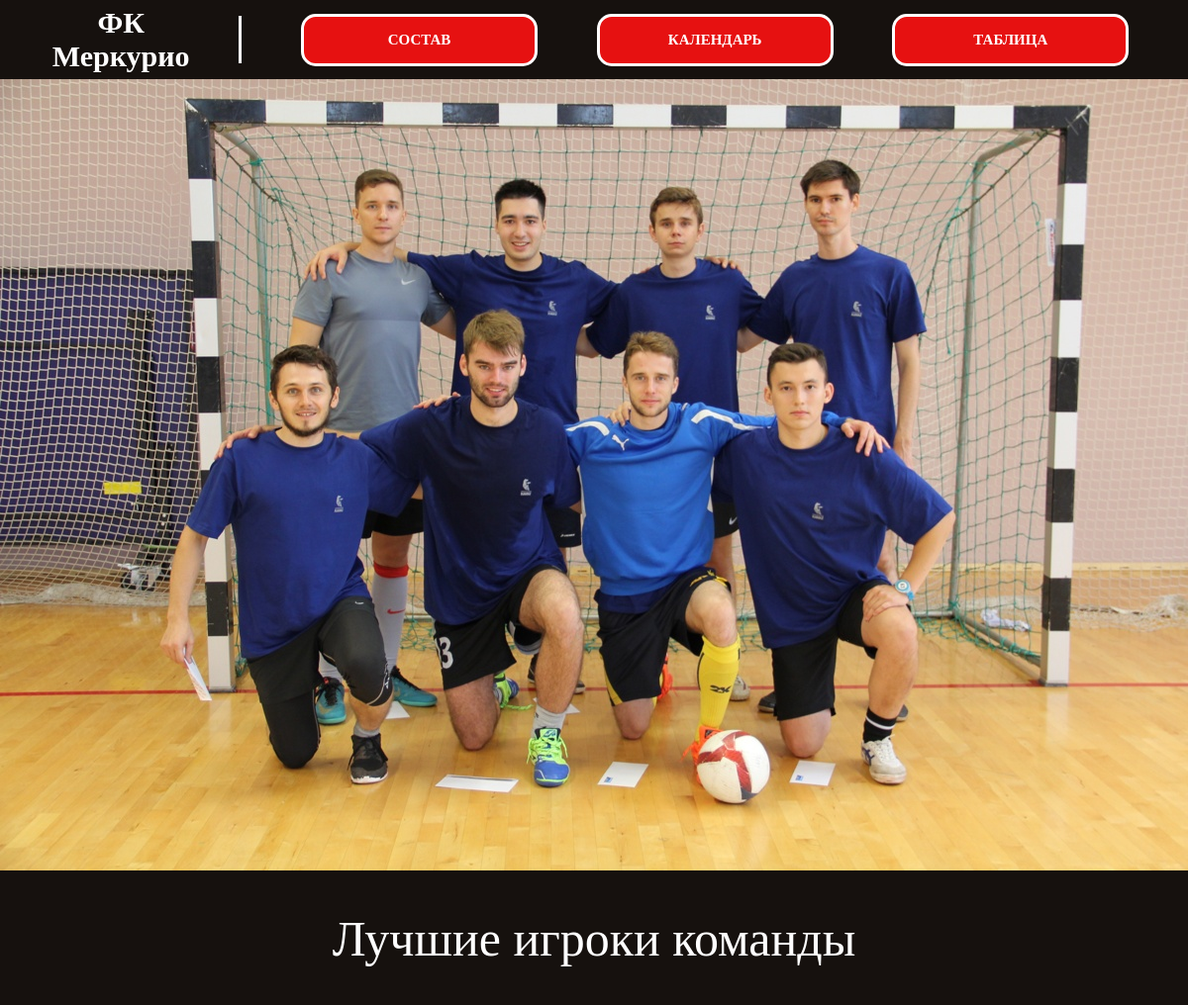
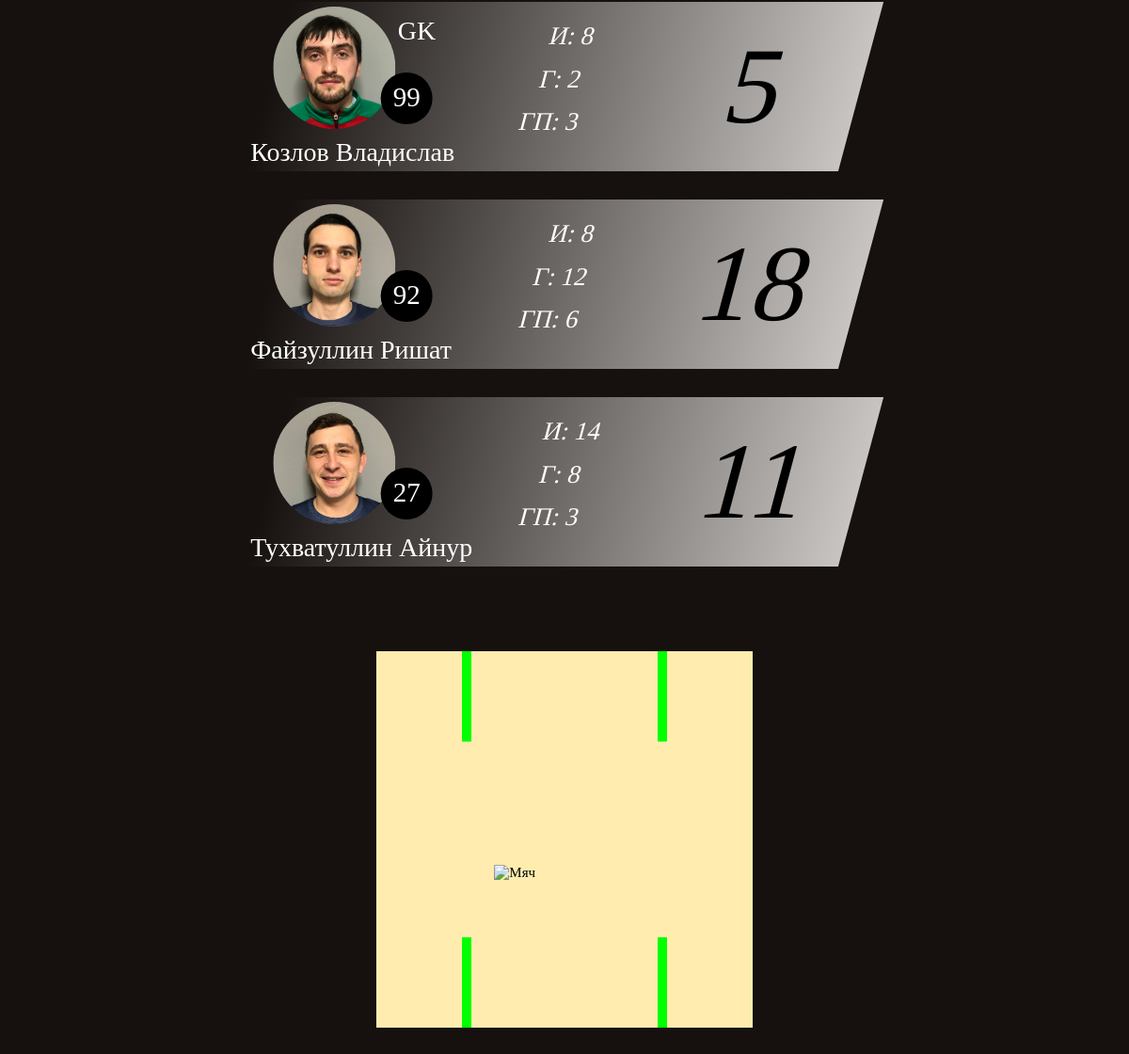
The page / on the database its author committed (2 pictures, top to bottom).
### roster/models.py (models this page shows, shortened)
class Player(models.Model):
    name = models.CharField(max_length=50)
    number = models.CharField(max_length=3, blank=True)
    GOALKEEPER = 'gk'
    FIELD_PLAYER = 'un'
    POSITION_CHOICES = [
        (GOALKEEPER, 'вратарь'),
        (FIELD_PLAYER, 'полевой игрок'),
    ]
    position = models.CharField(max_length=2, choices=POSITION_CHOICES)
    games = models.PositiveSmallIntegerField()
    goals = models.PositiveSmallIntegerField()
    passes = models.PositiveSmallIntegerField()
    pm = models.PositiveSmallIntegerField(blank=True, default=0)
    photo = models.ImageField(upload_to='images/players_photos', default='images/players_photos/no_photo.png')
    height = models.CharField(max_length=3, default='100')
    weight = models.CharField(max_length=3, default='100')
    dob = models.DateField(default=date.today)

### index/views.py (the view)
# urls.py: path('', index_page),
def index_page(request):
    players = list(Player.objects.all())
    players.sort(key=by_points, reverse=True)
    for player in players:
        player.points = player.goals + player.passes
        if player.position == "gk":
            player.position = "GK"
        else:
            player.position = ""
        if player.name == "Козлов Владислав":
            vlad = player
    players.insert(0, players.pop(players.index(vlad)))
    players[0].rank = "first"
    players[1].rank = "second"
    players[2].rank = "third"
    return render(request, 'index/index.html', context={'players': players[:3]})

### roster/views.py (called while the page is built)
def by_points(object):
    if object.games != 0:
        points = object.goals + object.passes
        return points
    else:
        return -1

### index/templates/index/index.html
{% extends 'base.html' %}
{% load static %}
{% block title-current %}
    onclick="return false"
{% endblock %}
{% block main %}
    <img class="team-photo" src="{% static 'images/team_photos/team_photo.jpg' %}"  alt="Общее фото команды">
    <h2 class="best-players-title">Лучшие игроки команды</h2>
    <div class="best-players">
        {% for player in players %}
            <div class="player-card {{ player.rank }}">
                <img class="photo" src="{{ player.photo.url }}" alt="Фото игрока">
                <span class="pos">{{ player.position }}</span>
                <span class="num">{{ player.number }}</span>
                <p class="name">{{ player.name }}</p>
                <span class="plus-minus">{{ player.points }}</span>
                <ul class="stats">
                    <li>И: {{ player.games }}</li>
                    <li>Г: {{ player.goals }}</li>
                    <li>ГП: {{ player.passes }}</li>
                </ul>
            </div>
        {% endfor %}
    </div>
    <div class="game">
        <div class="one"></div>
        <div class="four"></div>
        <div class="thirteen"></div>
        <div class="sixteen"></div>
        <img id="ball" class="ten" src="http://pngimg.com/uploads/football/football_PNG1086.png" alt="Мяч">
    </div>
{% endblock %}

### rows shown on the page
Player: photo (picture), position "GK", number "99", name "Козлов Владислав", points "5", games "8", goals "2", passes "3"
Player: photo (picture), number "92", name "Файзуллин Ришат", points "18", games "8", goals "12", passes "6"
Player: photo (picture), number "27", name "Тухватуллин Айнур", points "11", games "14", goals "8", passes "3"
